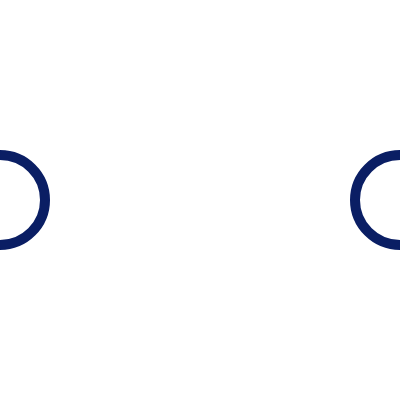
Frame 1 (no input)
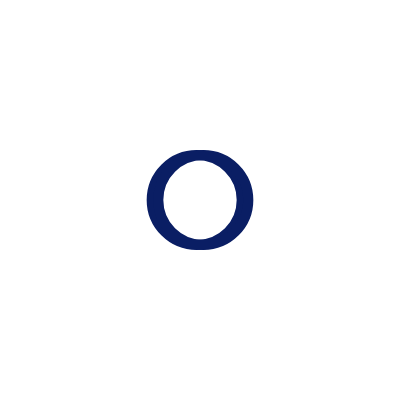
Frame 60 (no input)
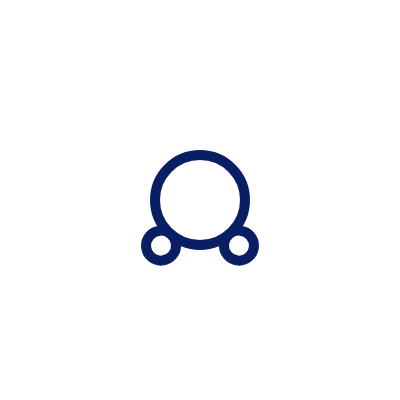
Frame 120 (the mouse pressed at the canvas centre since frame 60)

The p5.js sketch that drew these frames (run headless with seeded random() and noise() and a simulated clock; from frame 60 on, the mouse is pressed at the canvas centre):

// p5.js sketch
// ── sketch.js
let step = 0;
let pulseCount = 0;
const pulseMax = 3;
const pulsePeriod = 60;

function setup() {
  createCanvas(400, 400);
  frameRate(60);
  angleMode(DEGREES);
}

function draw() {
  background(255);
  strokeWeight(10);
  stroke(10, 30, 100);
  noFill();

  if (step < 60) {
    let leftX = lerp(0, 200, step / 60);
    let rightX = lerp(400, 200, step / 60);
    circle(leftX, 200, 90);
    circle(rightX, 200, 90);
  }

  if (step >= 60) {
    circle(200, 200, 90);

    if (step >= 90) {
      let progress = constrain((step - 90) / 40, 0, 1);

      push();
      translate(200, 200);
      rotate(-180 * (1 - progress));
      circle(-60, 0, 30);
      pop();

      push();
      translate(200, 200);
      rotate(180 * (1 - progress));
      circle(60, 0, 30);
      pop();
    }

    if (step >= 140) {
      let bubbleCount = 10;
      let appear = constrain((step - 140) / 30, 0, 1);

      if (pulseCount < pulseMax) {
        for (let i = 0; i < bubbleCount; i++) {
          let t = i / (bubbleCount - 1);
          let x = lerp(160, 240, t);
          let y = lerp(225, 175, t);
          if (t <= appear) {
            let pulse = 1 + 0.3 * sin((frameCount % pulsePeriod) * TWO_PI / pulsePeriod + i * 20);
            fill(10, 30, 100);
            noStroke();
            circle(x, y, 10 * pulse);
          }
        }

        if ((frameCount % pulsePeriod) === 0) {
          pulseCount++;
        }
      } else {
        stroke(10, 30, 100);
        strokeWeight(3);
        line(165, 225, 235, 175);
      }
    }
  }

 
  if (step > 180) {  
    let t = constrain((step - 200) / 60, 0, 1);
    let moveY = lerp(20, 0, t);
    let alpha = t * 255;
    fill(10, 30, 100, alpha);
    noStroke();
    textSize(22);
    textAlign(CENTER);
    text("大阪産業大学", width / 2, 300 + moveY);
  }

  if (pulseCount < pulseMax || step < 200) {
    step++;
  }
}
